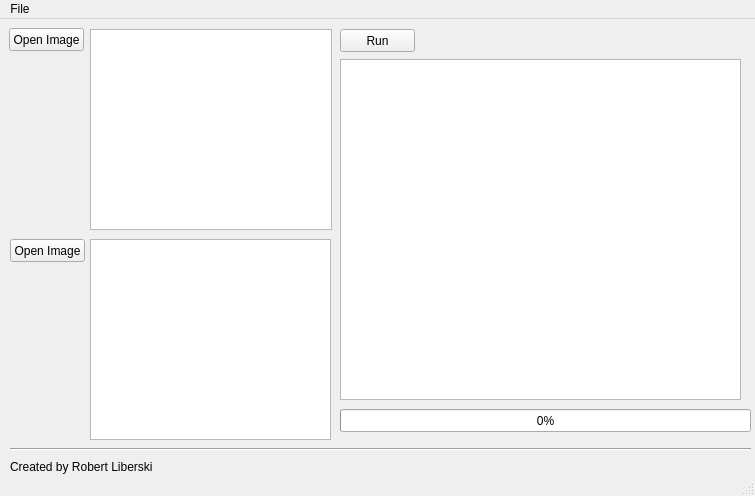
<?xml version="1.0" encoding="UTF-8"?>
<ui version="4.0">
 <class>MainWindow</class>
 <widget class="QMainWindow" name="MainWindow">
  <property name="geometry">
   <rect>
    <x>0</x>
    <y>0</y>
    <width>755</width>
    <height>496</height>
   </rect>
  </property>
  <property name="windowTitle">
   <string>Colors Difference</string>
  </property>
  <widget class="QWidget" name="centralWidget">
   <widget class="QPushButton" name="Open1">
    <property name="geometry">
     <rect>
      <x>9</x>
      <y>9</y>
      <width>75</width>
      <height>23</height>
     </rect>
    </property>
    <property name="text">
     <string>Open Image</string>
    </property>
   </widget>
   <widget class="QPushButton" name="Open2">
    <property name="geometry">
     <rect>
      <x>10</x>
      <y>220</y>
      <width>75</width>
      <height>23</height>
     </rect>
    </property>
    <property name="text">
     <string>Open Image</string>
    </property>
   </widget>
   <widget class="QPushButton" name="Run">
    <property name="geometry">
     <rect>
      <x>340</x>
      <y>10</y>
      <width>75</width>
      <height>23</height>
     </rect>
    </property>
    <property name="text">
     <string>Run</string>
    </property>
   </widget>
   <widget class="QGraphicsView" name="Image1">
    <property name="geometry">
     <rect>
      <x>90</x>
      <y>10</y>
      <width>242</width>
      <height>201</height>
     </rect>
    </property>
   </widget>
   <widget class="QGraphicsView" name="Image2">
    <property name="geometry">
     <rect>
      <x>90</x>
      <y>220</y>
      <width>241</width>
      <height>201</height>
     </rect>
    </property>
   </widget>
   <widget class="QProgressBar" name="Loading">
    <property name="geometry">
     <rect>
      <x>340</x>
      <y>390</y>
      <width>411</width>
      <height>23</height>
     </rect>
    </property>
    <property name="value">
     <number>0</number>
    </property>
   </widget>
   <widget class="QGraphicsView" name="ResultImage">
    <property name="geometry">
     <rect>
      <x>340</x>
      <y>40</y>
      <width>401</width>
      <height>341</height>
     </rect>
    </property>
   </widget>
   <widget class="Line" name="line">
    <property name="geometry">
     <rect>
      <x>10</x>
      <y>420</y>
      <width>741</width>
      <height>20</height>
     </rect>
    </property>
    <property name="orientation">
     <enum>Qt::Horizontal</enum>
    </property>
   </widget>
   <widget class="QLabel" name="label">
    <property name="geometry">
     <rect>
      <x>10</x>
      <y>440</y>
      <width>261</width>
      <height>16</height>
     </rect>
    </property>
    <property name="text">
     <string>&lt;html&gt;&lt;head/&gt;&lt;body&gt;&lt;p&gt;Created by Robert Liberski&lt;/p&gt;&lt;/body&gt;&lt;/html&gt;</string>
    </property>
   </widget>
  </widget>
  <widget class="QMenuBar" name="menuBar">
   <property name="geometry">
    <rect>
     <x>0</x>
     <y>0</y>
     <width>755</width>
     <height>21</height>
    </rect>
   </property>
   <widget class="QMenu" name="menuFile">
    <property name="title">
     <string>File</string>
    </property>
    <addaction name="Save"/>
    <addaction name="SaveAs"/>
    <addaction name="Close"/>
   </widget>
   <addaction name="menuFile"/>
  </widget>
  <widget class="QStatusBar" name="statusBar"/>
  <action name="Close">
   <property name="text">
    <string>Close</string>
   </property>
  </action>
  <action name="Save">
   <property name="text">
    <string>Save</string>
   </property>
  </action>
  <action name="SaveAs">
   <property name="text">
    <string>Save As..</string>
   </property>
  </action>
 </widget>
 <layoutdefault spacing="6" margin="11"/>
 <resources/>
 <connections/>
</ui>
